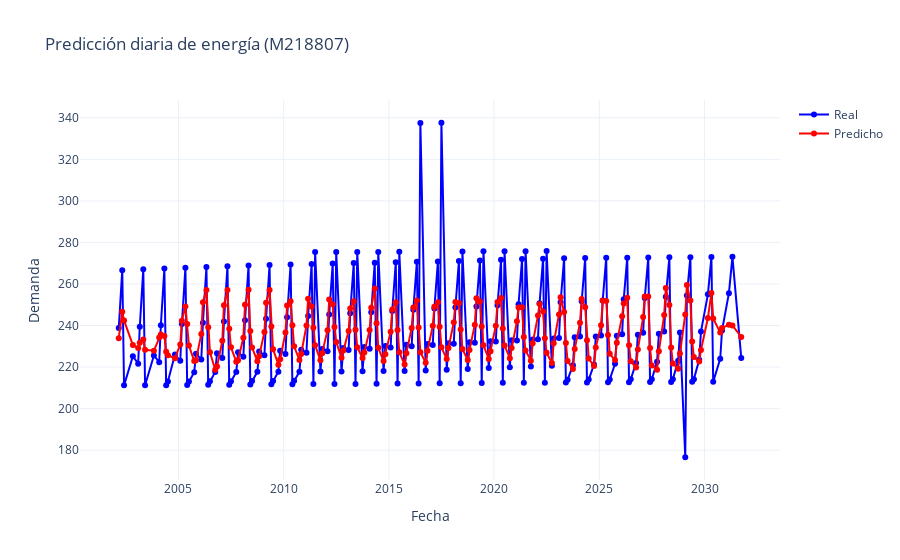

The notebook cell this image was saved under:
### Code cell
import pandas as pd
import numpy as np
from tensorflow.keras.models import Sequential
from tensorflow.keras.layers import LSTM, Dense
from sklearn.preprocessing import MinMaxScaler
import plotly.graph_objects as go

# --- 1. Cargar datos ---
df=pd.read_excel("base_datos_energia_hdd_consumo.xlsx")
inst = "M218807"
df = df[df["Instalacion"] == inst].sort_values("Date")

# --- 2. Escalado ---
scaler = MinMaxScaler()
scaled = scaler.fit_transform(df[["HDD", "Demanda"]])
df[["HDD", "Demanda"]] = scaled

# --- 3. Crear secuencias de entrenamiento ---
def create_sequences(data, seq_len=7):
    X, y = [], []
    for i in range(len(data) - seq_len):
        X.append(data[i:i+seq_len, 0])  # HDD como input
        y.append(data[i+seq_len, 1])    # energía como output
    return np.array(X), np.array(y)

data = df[["HDD", "Demanda"]].values
X, y = create_sequences(data, seq_len=7)

# Fechas asociadas a cada valor predicho
fechas = df["Date"].iloc[7:].reset_index(drop=True)

# Dar forma para LSTM: [samples, timesteps, features]
X = X.reshape((X.shape[0], X.shape[1], 1))

# --- 4. Definir modelo LSTM ---
model = Sequential([
    LSTM(64, input_shape=(X.shape[1], 1), return_sequences=False),
    Dense(32, activation='relu'),
    Dense(1)
])

model.compile(optimizer='adam', loss='mse')

# --- 5. Entrenamiento ---
model.fit(X, y, epochs=50, batch_size=16, validation_split=0.1, verbose=1)

# --- 6. Predicción ---
y_pred = model.predict(X)

# --- 7. Desescalar para comparar ---
pred = np.zeros((len(y_pred), 2))
pred[:, 1] = y_pred[:, 0]
orig = np.zeros((len(y), 2))
orig[:, 1] = y

inv_pred = scaler.inverse_transform(pred)[:, 1]
inv_orig = scaler.inverse_transform(orig)[:, 1]

# --- 8. Crear series temporales por día ---
# Como los datos son diarios, usamos las fechas directamente (no por hora)
real_series = pd.Series(inv_orig, index=fechas)
pred_series = pd.Series(inv_pred, index=fechas)

# --- 9. Visualización interactiva con Plotly ---
trace_real = go.Scatter(
    x=real_series.index, y=real_series.values,
    mode='lines+markers', name='Real', line=dict(color='blue')
)
trace_pred = go.Scatter(
    x=pred_series.index, y=pred_series.values,
    mode='lines+markers', name='Predicho', line=dict(color='red')
)

fig = go.Figure(data=[trace_real, trace_pred])

fig.update_layout(
    title=f'Predicción diaria de energía ({inst})',
    xaxis_title='Fecha',
    yaxis_title='Demanda',
    template='plotly_white',
    hovermode='x unified'
)

fig.show()

### Figure 1 — Plotly figure (JSON) as saved in the notebook; plotly's stock layout.template omitted (floating-point values rounded to 4 significant figures; data arrays with more than 128 entries replaced by an {"elided": "..."} marker saying what was removed)
{"data": [{"line": {"color": "blue"}, "mode": "lines+markers", "name": "Real", "type": "scatter", "x": {"elided": "198 str values"}, "y": {"elided": "198 float values"}}, {"line": {"color": "red"}, "mode": "lines+markers", "name": "Predicho", "type": "scatter", "x": {"elided": "198 str values"}, "y": {"elided": "198 float values"}}], "layout": {"hovermode": "x unified", "title": {"text": "Predicción diaria de energía (M218807)"}, "xaxis": {"title": {"text": "Fecha"}}, "yaxis": {"title": {"text": "Demanda"}}}}
